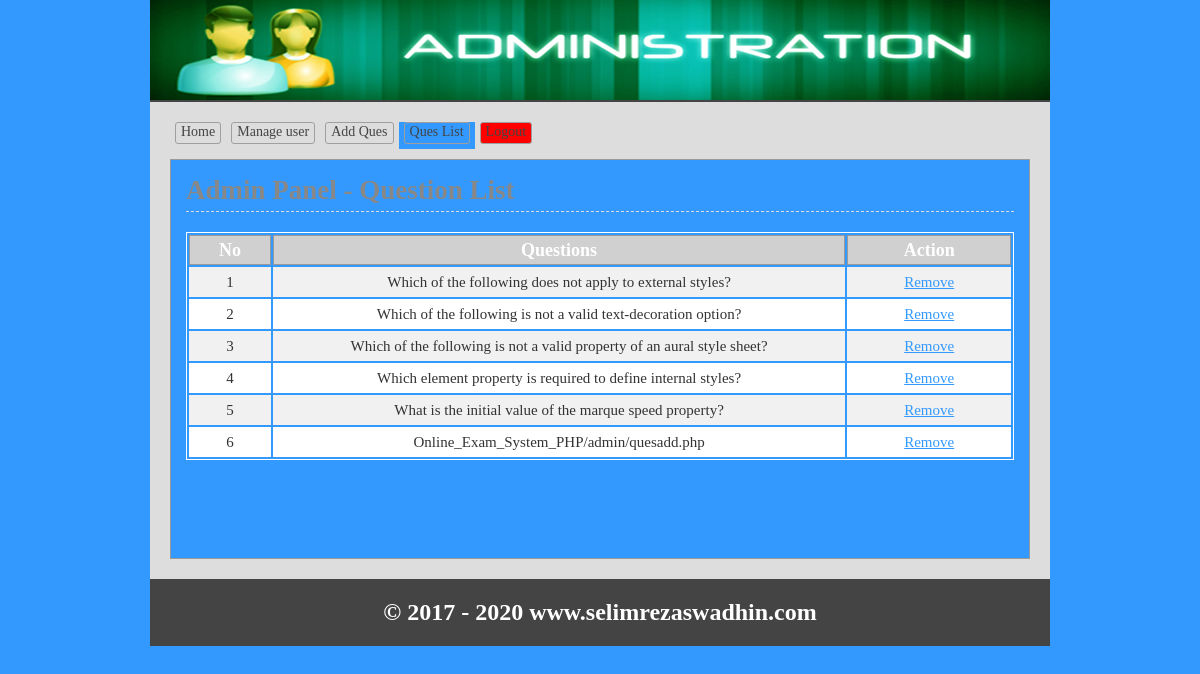
/admin/queslist.php (signed in), run on the app's committed database.
### tables this page shows
CREATE TABLE IF NOT EXISTS `tbl_question` (
  `id` int(11) NOT NULL AUTO_INCREMENT,
  `ques_no` int(11) NOT NULL,
  `ques_name` text NOT NULL,
  PRIMARY KEY (`id`)
);

### lib/Database.php (called while the page is built, shortened)
<?php
Class Database{
	public $host   = DB_HOST;
	public $user   = DB_USER;
	public $pass   = DB_PASS;
	public $dbname = DB_NAME;
	public $link;
	private function connectDB(){
	$this->link = new mysqli($this->host, $this->user, $this->pass, $this->dbname);
 }
	public function select($query){
		$result = $this->link->query($query) or die($this->link->error.__LINE__);
		if($result->num_rows > 0){
			return $result;
		} else {
			return false;
		}
	}
}

### classes/Exam.php (called while the page is built, shortened)
<?php
 $filepath = realpath(dirname(__FILE__));
include_once ($filepath.'/../lib/Database.php');
class Exam{
	private $db;
	function __construct()
	{
		$this->db = new Database();
	}
  public function getQueByOrder(){
    $query = "SELECT * FROM  tbl_question ORDER BY ques_no ASC";
    $result = $this->db->select($query);
    return $result;
  }
}
 ?>

### admin/queslist.php (the view, shortened to what this page needs)
<?php
$filepath = realpath(dirname(__FILE__));
include_once($filepath . '/inc/header.php');
include_once($filepath . '/../classes/Exam.php');
$exm = new Exam();
?>
    <div class="main">
        <h1>Admin Panel - Question List</h1>
        <div class="quelist">
            <table class="tblone">
                <tr align="center">
                    <th width="10%">No</th>
                    <th width="70%">Questions</th>
                    <th width="20%">Action</th>
                </tr>
                <?php
                $getData = $exm->getQueByOrder();
                if ($getData) {
                    $i = 0;
                    while ($result = $getData->fetch_assoc()) {
                        $i++;
                        ?>
                        <tr align="center" style="color: #333">
                            <td><?= $i; ?></td>
                            <td><?= $result['ques_name']; ?></td>
                            <td>
                                <a onclick="return confirm('Are You Sure to Remove')"
                                   href="?delete_que=<?= $result['ques_no']; ?>">Remove</a>
                            </td>
                        </tr>
                    <?php } } ?>
            </table>
        </div>
    </div>
<?php include 'inc/footer.php'; ?>

### admin/css/admin.css (style rules this page uses)
* { margin: 0; padding: 0; outline: none }
body { font-family: verdana }
.tblone { width: 100%; border: 1px solid #fff; margin: 20px 0 }
.tblone td { font-size: 15px; padding: 5px 10px; }
table.tblone th { background-color: #d0d0d0; border: 1px solid #999; }
table.tblone tr:nth-child(2n+1) { background: #fff; height: 30px; }
table.tblone tr:nth-child(2n) { background: #f1f1f1; height: 30px; }
.tblone td a { color: #3399FF; }
.main { background: #3399ff none repeat scroll 0 0; border: 1px solid #999; margin-top: 10px; min-height: 368px; padding: 15px; width: 828px; color: #fff; }
.main h1 { border-bottom: 1px dashed #ddd; color: #888; margin: 0 0 5px; padding-bottom: 5px; }

### admin/inc/header.php (style rules this page uses)
a { color: #fff; }

### data on the page
tbl_question: ques_name "Which of the following does not apply to external styles?"
tbl_question: ques_name "Which of the following is not a valid text-decoration option?"
tbl_question: ques_name "Which of the following is not a valid property of an aural style sheet?"
tbl_question: ques_name "Which element property is required to define internal styles?"
tbl_question: ques_name "What is the initial value of the marque speed property?"
tbl_question: ques_name "Online_Exam_System_PHP/admin/quesadd.php"
